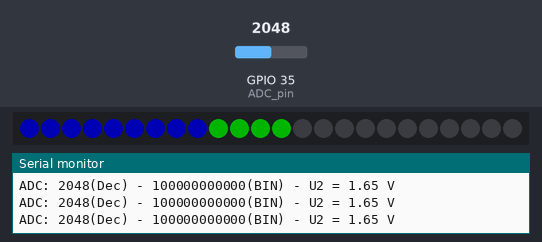
Recording of a program running on a simulated ESP32. Parts: 24 RGB LEDs in strip order, left to right, the last lines printed to the serial monitor. The inputs (shaded band) are chosen by the test bench; at power-on: GPIO 35 (ADC_pin) = 2048. Dim RGB values are drawn brighter than linear.

Above: at 1.2 s.
1.3 s: GPIO 35 (ADC_pin) set to 1576
At 2.2 s:
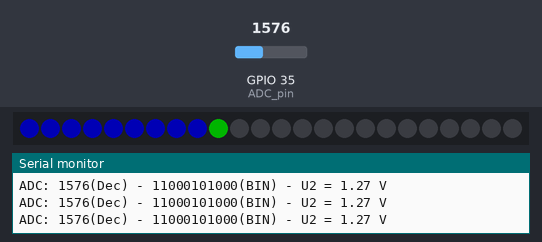
2.8 s: GPIO 35 (ADC_pin) set to 1466
4.3 s: GPIO 35 (ADC_pin) set to 3603
At 4.7 s:
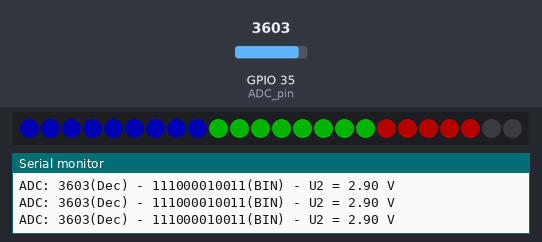
5.8 s: GPIO 35 (ADC_pin) set to 3863
7.3 s: GPIO 35 (ADC_pin) set to 3936
At 8.4 s:
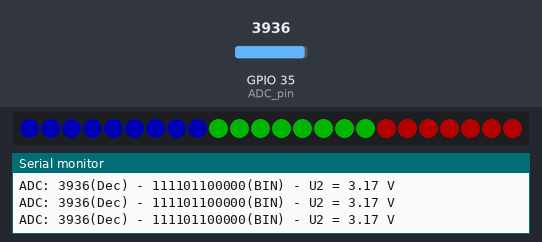
8.8 s: GPIO 35 (ADC_pin) set to 2047
At 10.1 s:
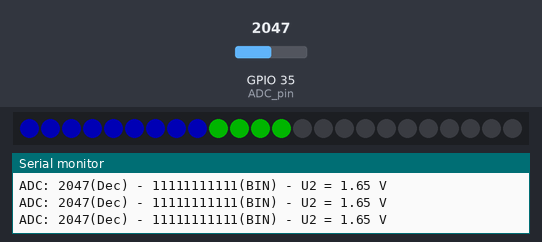
Timing chart, 0 to 11.3 s (numbered marks = the images above; inputs shaded):
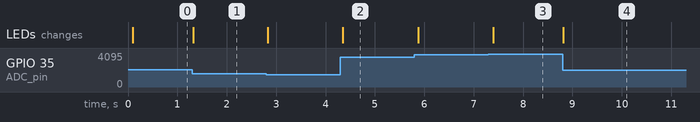

The program:

main.cpp
```cpp
/*
Voltage divider values calculated and measured.
Calculated values are estimated using a voltage divider formula with two resistors, calculated for U2.
Table 1. shows the connected values of resistors. Table 2 shows the estimated and measured values of U2.

(table 2.)
Value of resistors in Ohms
1. R1=1k,   R2=1k
2. R1=10k,  R2=10k
3. R1=1k,   R2=10k
4. R1=10k,  R2=1k


(table 1.)
Value of voltage in Volts
1. U2(cal) = 1.65,      U2(mes) = 1.63
2. U2(cal) = 1.65,      U2(mes) = 1.64
3. U2(cal) = 3,         U2(mes) = 3.11
4. U2(cal) = 0.3,       U2(mes) = 0.26
*/

// Voltage divider, ukol 1-2
/*#
include <Arduino.h>
#define ADC_pin 35 // - ADC1 - Vstupní pin AD převodníku
int data = 0;
void setup() {
pinMode(ADC_pin, INPUT); // Nastavení pinu ADC1 - vstup
Serial.begin(9600); // Nastavení přenosové rychlosti sériové linky
}
// Nekonečná smyčka
void loop() {
delay(100); // Zpoždění 100 ms - měření cca 10x vteřinu
data = analogRead(ADC_pin); //
Serial.print("ADC: ");
Serial.print(data,DEC);
Serial.print("(Dec) - ");
Serial.print(data,BIN);
Serial.print("(BIN) - ");
Serial.printf("U2 = %1.2f V",(3.3/4096)*data);
//Serial.printf("U2 = %1.2f V",((3.3/4096)*data)+0.13); // Korekce
Serial.println(); }
*/


//LED Array, ukol 3

#include <Arduino.h>
#include <Adafruit_NeoPixel.h>
#define ADC_pin 35 // - ADC1 - Vstupní pin AD převodníku
#define NEOPIN 33 // - NeoPixel data pin - DI
#define NUMPIXELS 24 // - Počet LED diod v kruhu
int data = 0;
Adafruit_NeoPixel pixels(NUMPIXELS, NEOPIN, NEO_GRB);
void setup() {
pinMode(ADC_pin, INPUT); // Nastavení pinu ADC1 – vstup
Serial.begin(9600); // Nastavení přenosové rychlosti sériové linky
pinMode(NEOPIN, OUTPUT); // Nastavení pinu - výstup
pixels.begin(); // Inicializace NeoPixelu
}
// Nekonečná smyčka
void loop() {
delay(100); // Zpoždění 100 ms - měření cca 10x vteřinu
data = analogRead(ADC_pin); //
Serial.print("ADC: ");
Serial.print(data,DEC);
Serial.print("(Dec) - ");
Serial.print(data,BIN);
Serial.print("(BIN) - ");
Serial.printf("U2 = %1.2f V",(3.3/4096)*data);
//Serial.printf("U2 = %1.2f V",((3.3/4096)*data)+0.13); // Korekce
Serial.println();
pixels.clear(); // Smazání – vypnutí NeoPixel
for(int i=0; i<NUMPIXELS; i++){ // nastavení barvy LED dle změřené hodnoty napětí
if (i <= data/170){
if (i<=8) pixels.setPixelColor(i, pixels.Color(0,0,64));
if (i>8 && i<=16) pixels.setPixelColor(i, pixels.Color(0,64,0));
if (i>16) pixels.setPixelColor(i, pixels.Color(64,0,0));
}
}
pixels.show();
}


/*

(table 2.)
Value of resistors in Ohms
1. 0 Deg
2. 45 Deg
3. 90 Deg
4. 180 Deg


(table 1.)
Value of voltage in Volts
1. U2(cal) = 1.65,      U2(mes) = 1.63
2. U2(cal) = 1.65,      U2(mes) = 1.64
3. U2(cal) = 3,         U2(mes) = 3.11
4. U2(cal) = 0.3,       U2(mes) = 0.26
*/


/*
//ADC to DAC, ukol 4
#include <Arduino.h>
#define ADC_pin 35 // - ADC1 - Vstupní pin AD převodníku
#define DAC_pin 25 // - DAC0 - Výstupní pin DA převodníku
int data = 0;
int dac_value = 127; // Hodnota-kód na výstupu DA převodníku
void setup() {
pinMode(ADC_pin, INPUT); // Nastavení pinu ADC1 – vstup
pinMode(DAC_pin, OUTPUT); // Nastavení pinu DAC0 – výstup
Serial.begin(9600); // Nastavení přenosové rychlosti sériové linky
}
// Nekonečná smyčka
void loop() {
delay(100); // Zpoždění 100 ms - měření cca 10x vteřinu
dacWrite(DAC_pin,dac_value);
data = analogRead(ADC_pin); //
Serial.print("ADC: ");
Serial.print(data,DEC);
Serial.print("(Dec) - ");
Serial.print(data,BIN);
Serial.print("(BIN) - ");
Serial.printf("U2 = %1.2f V",(3.3/4096)*data);
Serial.printf(" ___ DAC_value = %d, -> U_DAC = %1.2f V",dac_value,(3.3/256)*dac_value);
Serial.println();
}
*/
```

Measured:
- the behaviour switches between 3909 and 3910 on GPIO 35 (ADC_pin) (found by bisection; images 2 and 3)
- after the input at 1.3 s, the LEDs: change at once (image 1)
- after the input at 4.3 s, the LEDs: change after 0.05 s (image 2)
- after the input at 7.3 s, the LEDs: change after 0.09 s (image 3)
- after the input at 8.8 s, the LEDs: change at once (image 4)
